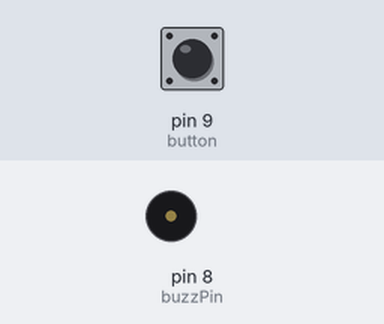
The sketch below on a simulated Arduino Uno, built with avr-gcc and run on an emulated ATmega328P. On the bench: buzzer (waves = sounding). The inputs (shaded band) are chosen by the test bench; at power-on: pin 9 (button) LOW.

Above: at 1.2 s.
1.3 s: pin 9 (button) pulled HIGH for 3.2 s
At 1.55 s:
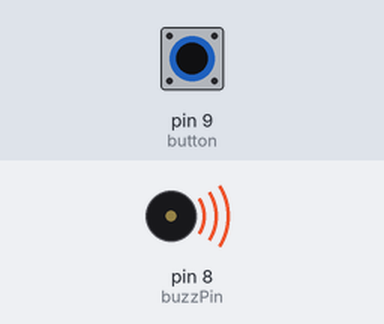
Timing chart, 0 to 6.3 s (numbered marks = the images above; inputs shaded):
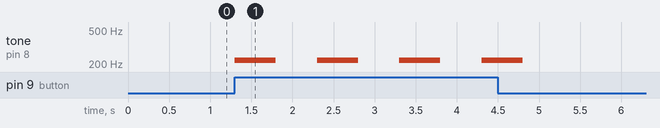

Measured:
- after the input at 1.3 s, tone on pin 8 (buzzPin): alternates 220 Hz for 0.50 s and silent for 0.50 s, 8 changes in all, then stays silent, starting at once

The sketch:

p6-ex2_door_bell.ino
```cpp
// p6-ex2 door bell
// https://circuits.io/circuits/2517563
const int toneVal = 220;
const int buzzPin = 8;
const int button = 9;

void setup() {
  pinMode(buzzPin, OUTPUT);
  pinMode(button, INPUT);
}

void loop() {
  int state = digitalRead(button);

  if (state == HIGH) {
    tone(buzzPin, toneVal, 500);
    delay(1000);
  }
}
```
